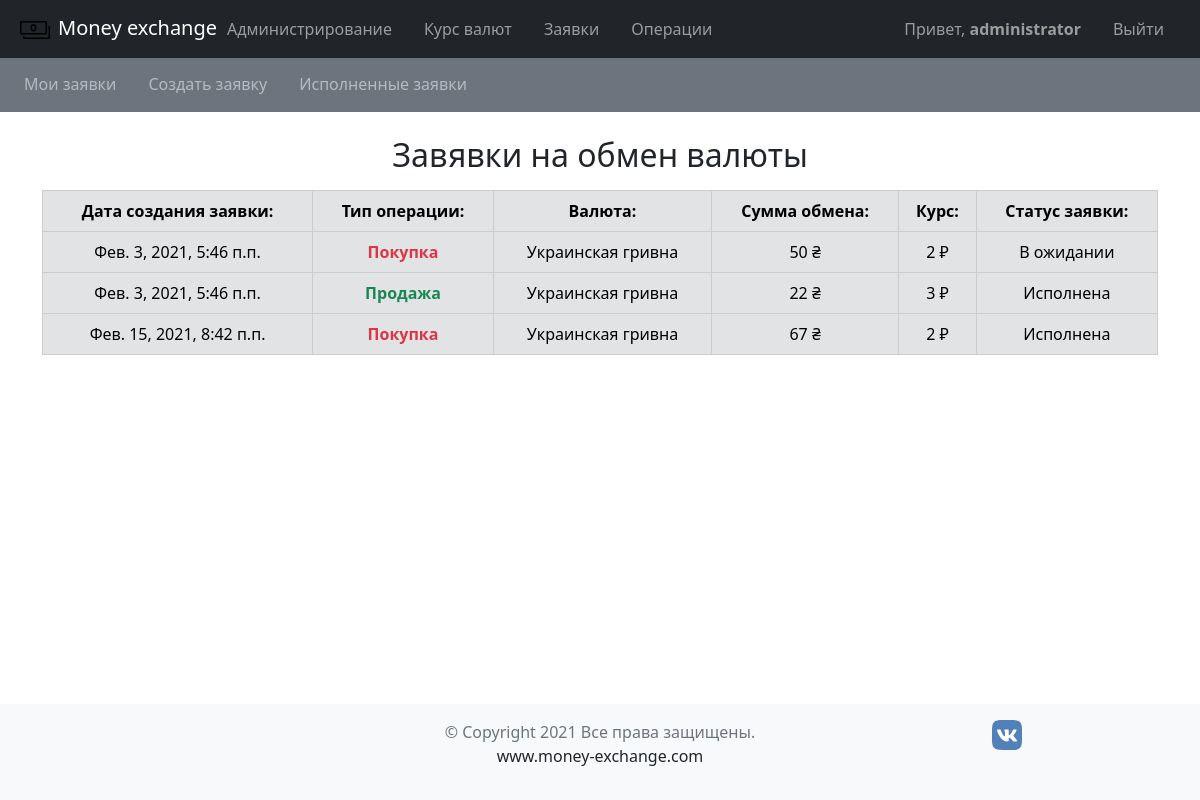
The page /orders/ (signed in) on the database as committed earlier.
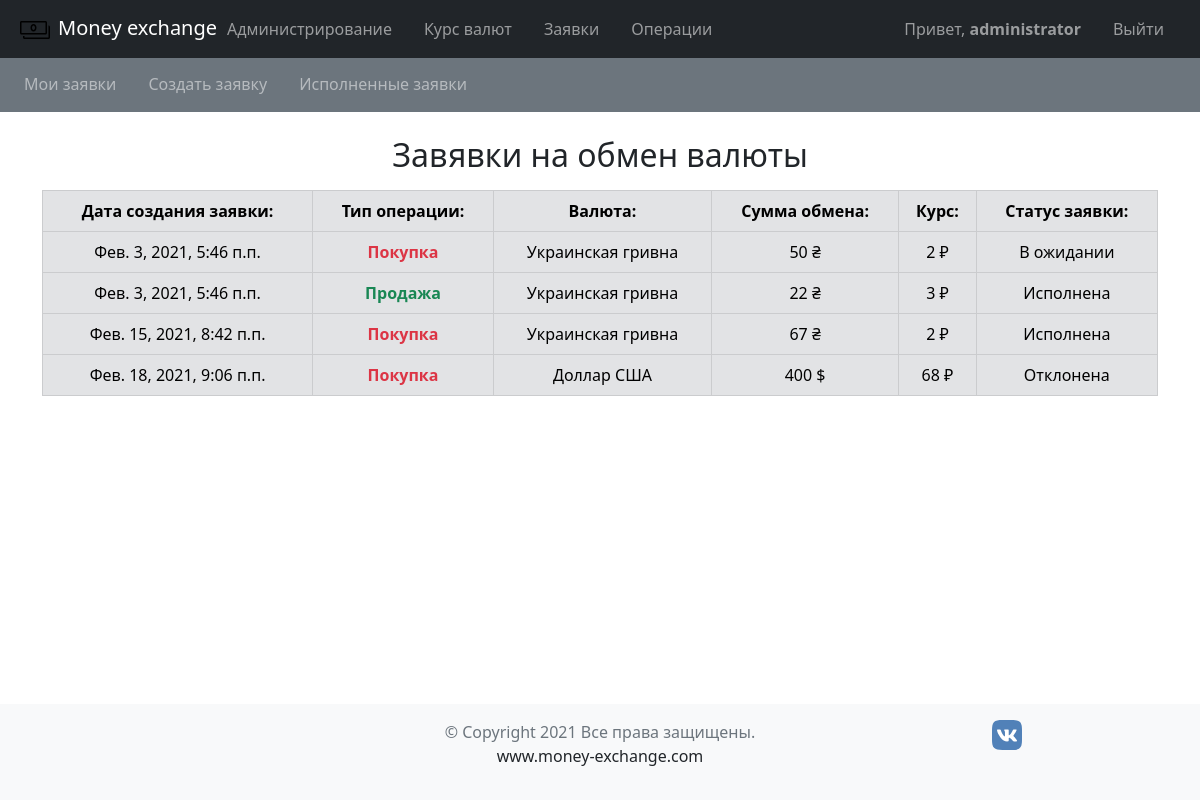
The same page on the database as committed later.
### users/models.py (models this page shows)
class User(AbstractUser):
    name_regex = RegexValidator(
        regex=r'^[a-zA-Zа-яА-Я]{2,20}$',
        message="Некорректное значение, используете буквы А-я, A-z"
        )
    phone_regex = RegexValidator(
        regex=r'^\+?1?\d{8,12}$',
        message="Некорректный номер телефона"
        )
    document_id_regex = RegexValidator(
        regex=r'^\d{7,15}$',
        message="Некорректный номер документа (7-15 цифр)"
        )
    first_name = models.CharField(
        verbose_name='Имя',
        max_length=20, blank=False,
        null=False, validators=[name_regex]
        )
    last_name = models.CharField(
        verbose_name='Фамилия',
        max_length=20, blank=False,
        null=False, validators=[name_regex]
        )
    phone_number = models.CharField(
        verbose_name='Номер телефона',
        unique=True, validators=[phone_regex],
        max_length=12, blank=False
        )
    document_id = models.CharField(
        validators=(document_id_regex,),
        verbose_name='Номер документа',
        unique=True, max_length=20
        )
    gender = models.CharField(
        verbose_name='Пол',
        choices=GEN_CHOICES, max_length=10, blank=False,
        null=False, default='Мужчина'
        )
    email = models.EmailField(
        unique=True, blank=False, null=False,
        )
    class Meta:
        verbose_name = 'Пользователь'
        verbose_name_plural = 'Пользователи'
        db_table = 'auth_user'

### orders/models.py (models this page shows, shortened)
class Operation(models.Model):
    order = models.OneToOneField(
        Order,
        on_delete=models.CASCADE,
        verbose_name='Заказ'
        )
    operator = models.ForeignKey(
        'users.User',
        on_delete=models.SET_NULL, null=True,
        verbose_name='Оператор'
        )
    rate = models.PositiveIntegerField(
        verbose_name='Курс валюты'
        )
    update_at = models.DateTimeField(
        auto_now=True,
        editable=False,
        verbose_name='Дата обработки заявки'
        )
    status = models.CharField(
        choices=OPERATION_STATUS,
        auto_created='created', max_length=20,
        verbose_name='Статус операции'
        )
    class Meta():
        verbose_name = 'Операция'
        verbose_name_plural = 'Операции'

class Order(models.Model):
    user = models.ForeignKey(
        'users.User',
        on_delete=models.SET_NULL, null=True,
        verbose_name='Пользователь'
        )
    currency = models.ForeignKey(
        'currency.Currency',
        on_delete=models.SET_NULL, null=True,
        verbose_name='Валюта'
        )
    amount = models.PositiveIntegerField(
        verbose_name='Сумма',
        )
    created_at = models.DateTimeField(
        auto_now_add=True,
        editable=False, verbose_name='Дата заявки'
        )
    operation_type = models.CharField(
        max_length=10,
        choices=TYPE_STATUS, verbose_name='Тип операции'
        )
    class Meta():
        verbose_name = 'Заказ'
        verbose_name_plural = 'Заказы'

### currency/models.py (models this page shows, shortened)
class Currency(models.Model):
    name = models.CharField(
        max_length=30, unique=True,
        verbose_name='Наименование'
        )
    short_name = models.CharField(
        max_length=20, unique=True,
        verbose_name='Короткое наименование'
        )
    symbol = models.CharField(
        max_length=20, unique=True,
        verbose_name='Символ'
        )
    rate_sell = models.FloatField(
        default=1, verbose_name='Курс продажи'
        )
    rate_buy = models.FloatField(
        default=1, verbose_name='Курс покупки')
    class Meta():
        verbose_name = 'Валюта'
        verbose_name_plural = 'Валюта'

### orders/views.py (the view)
# urls.py: path('', views.get_my_orders, name='get_my_orders'),
@login_required
def get_my_orders(request):
    operations = Operation.objects.filter(order__user=request.user.pk)
    return render(request, 'orders/my_orders.html', {'operations': operations})

### templates/orders/my_orders.html (shortened to what this page needs)
{% extends "base.html" %}
{% block content %}
{% include "inc/_ordersmenu.html" %}
<div class="container">
  <h2 class="mt-4 text-center">Завявки на обмен валюты</h2>
  <table class="table mt-3 table-secondary table-bordered text-center">
    <thead class="text-center">
      <tr>
        <th scope="col">Дата создания заявки:</th>
        <th scope="col">Тип операции:</th>
        <th scope="col">Валюта:</th>
        <th scope="col">Сумма обмена:</th>
        <th scope="col">Курс:</th>
        <th scope="col">Статус заявки:</th>
      </tr>
    </thead>
{% for operation in operations %}
  <tbody>
    <tr>
      <td>{{operation.order.created_at}}</td>
      <th class=
      {% if operation.order.operation_type == "Sell" %}
      'text-success'
      {% else %}
      'text-danger'
      {% endif %}
      >{{ operation.order.get_operation_type_display }}</th>
      <td>{{operation.order.currency.name}}</td>
      <td>{{operation.order.amount}} {{operation.order.currency.symbol}}</td>
      <td>{{operation.rate}} ₽</td>
      <td>{{operation.get_status_display}}</td>
    </tr>
  </tbody>
{% endfor %}
  </table>
</div>
{% endblock content %}

### templates/base.html (shortened to what this page needs)
<!doctype html>
<html lang="en" class="h-100">
  <head>
  <link href="https://cdn.jsdelivr.net/npm/bootstrap@5.0.0-beta1/dist/css/bootstrap.min.css" rel="stylesheet">
    {% load static %}
    <link href="{% static "css/style.css" %}" rel="stylesheet">
  </head>
  <body class="d-flex flex-column h-100">
<header>
  {% include "inc/_navbar.html" %}
</header>
<main class="flex-shrink-0 my-5">
  {% block content %}
  {% endblock content %}
</main>
{% include "inc/_footer.html" %}
  </body>
</html>

### templates/inc/_navbar.html (shortened to what this page needs)
  <nav class="navbar navbar-expand-md navbar-dark fixed-top bg-dark">
    <div class="container-fluid">
        <a class="navbar-brand" href=" {% url "index" %}">
          {% load static %}
          <img src="{% static "img/money.svg"%}"  height=30 width=30 class="mx-2 img-fluid">Money exchange
        </a>
      <div class="collapse navbar-collapse" id="navbarCollapse">
        <ul class="navbar-nav mb-2 mb-md-0 mx-2">
          {% if user.is_superuser %}
          <li class="nav-item mx-2">
            <a class="nav-link" href="{% url "admin:index" %}" tabindex="-1">Администрирование</a>
          </li>
          {% endif %}
          <li class="nav-item mx-2">
            <a class="nav-link" href="{% url "currency_rate" %}">Курс валют</a>
          </li>
          {% if perms.orders.add_order %}
          <li class="nav-item mx-2">
            <a class="nav-link" href="{% url "get_my_orders" %}">Заявки</a>
          </li>
          {% endif %}
          {% if perms.orders.change_operation %}
          <li class="nav-item mx-2">
            <a class="nav-link" href="{% url "get_new_operations" %}">Операции</a>
          </li>
          {% endif %}
        </ul>
        <ul class="navbar-nav ms-auto mb-2 mb-md-0 mx-2">
          {% if user.is_authenticated %}
          <li class="nav-item mx-2">
            <a href="{% url "user_settings" %}" class="nav-link">Привет, <b> {{user.username}} </b></a>
          </li>
          <li class="nav-item mx-2">
            <a href="{% url "user_logout" %}" class="nav-link">Выйти</a>
          </li>
          {% else %}
          <li class="nav-item mx-2">
            <a href="{% url "signin" %}" class="nav-link">Авторизация</a>
          </li>
          {% endif %}
        </ul>
      </div>
    </div>
  </nav>

### templates/inc/_ordersmenu.html (shortened to what this page needs)
{% load static %}
<nav class="navbar justify-content-center navbar-expand-md mt-2 bg-secondary">
  <div class="collapse navbar-collapse" id="navbarCollapse2">
   <ul class="navbar-nav mb-2 mb-md-0 mx-2">
     <li class="nav-item mx-2">
    <a class="nav-link text-white-50" href="{% url 'get_my_orders' %}">Мои заявки</a>
      <li class="nav-item mx-2">
    <a class="nav-link text-white-50" href="{% url 'add_order' %}">Создать заявку</a>
      </li>
      <li class="nav-item mx-2">
    <a class="nav-link text-white-50" href="{% url 'get_complete_orders' %}">Исполненные заявки</a>
      </li>
    </ul>
  </div>
</nav>

### templates/inc/_footer.html
<footer class="footer mt-auto py-3 bg-light">
  <div class="container">
    <div class="row">
     <div class="col-2">
      </div>
      <div class="col-8 text-center">
        <span class="text-muted">© Copyright 2021 Все права защищены.</span><p class=""> www.money-exchange.com</p>
      </div>
       <div class="col-2 justify-content-end">
       {% load static %}
        <a href="http://vk.com/id1"><img src="{% static "img/vk-logo.svg"%}" width=30 height=30></a>
      </div>
    </div>
  </div>
</footer>

Rows that differ between the two databases and show on the page:
added Operation: order.created_at "Фев. 18, 2021, 9:06 п.п.", order.operation_type "Покупка", order.currency.name "Доллар США", order.amount "400", order.currency.symbol "$", rate "68", status "Отклонена"
